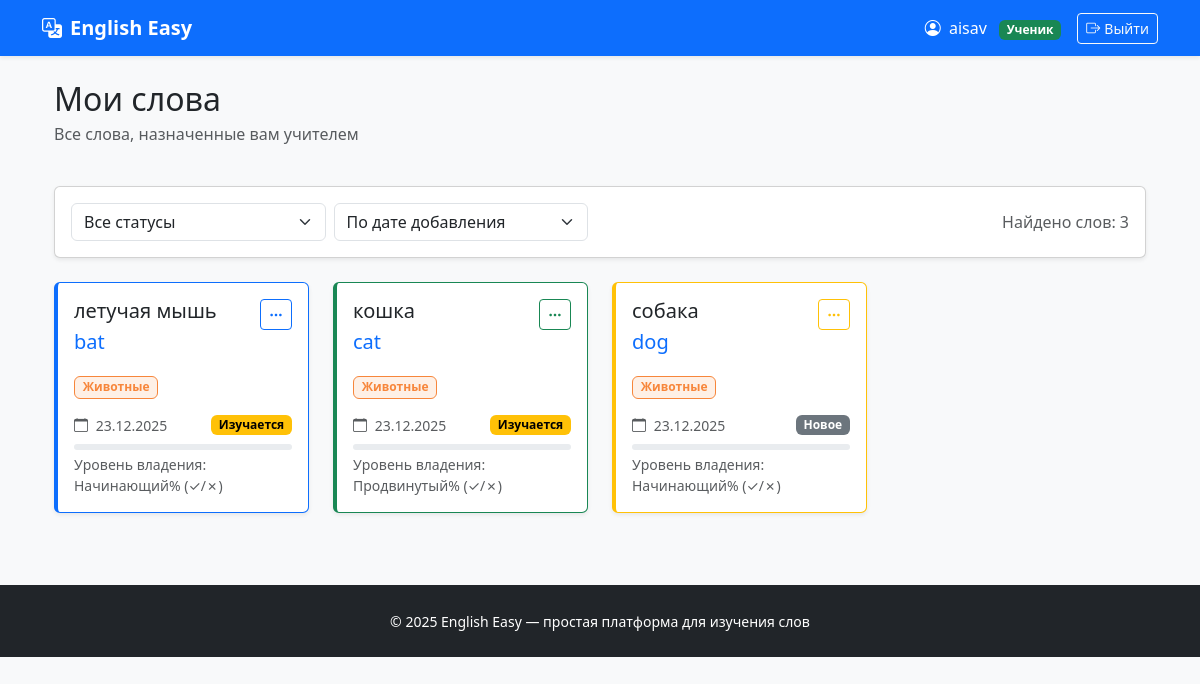
The page /vocabulary/student/words/ (signed in) on the database its author committed.
### users/models.py (models this page shows, shortened)
class User(AbstractUser):
    ROLE_CHOICES = (
        ('teacher', 'Учитель'),
        ('student', 'Ученик'),
    )
    role = models.CharField(max_length=10, choices=ROLE_CHOICES, default='student')
    def is_teacher(self):
        return self.role == 'teacher'
    def is_student(self):
        return self.role == 'student'

### vocabulary/models.py (models this page shows, shortened)
class StudentWord(models.Model):
    STATUS_CHOICES = (
        ('new', 'Новое'),
        ('learning', 'Изучается'),
        ('review', 'Повторение'),
        ('completed', 'Изучено'),
    )
    student = models.ForeignKey(
        settings.AUTH_USER_MODEL,
        on_delete=models.CASCADE,
        related_name='assigned_words',
        limit_choices_to={'role': 'student'}
    )
    assigned_by = models.ForeignKey(
        settings.AUTH_USER_MODEL,
        on_delete=models.SET_NULL,
        null=True,
        blank=True,
        related_name='assigned_words_by_teacher',
        verbose_name="Назначено учителем"
    )
    word = models.ForeignKey('Word', on_delete=models.CASCADE)
    assigned_at = models.DateTimeField("Назначено", auto_now_add=True)
    status = models.CharField("Статус", max_length=10, choices=STATUS_CHOICES, default='new')
    times_seen = models.IntegerField("Показов слова", default=0)
    times_attempted = models.IntegerField("Попыток ответа", default=0)
    times_correct = models.IntegerField("Правильных ответов", default=0)
    times_wrong = models.IntegerField("Неправильных ответов", default=0)
    total_response_time = models.IntegerField("Общее время ответов (мс)", default=0)
    avg_response_time = models.FloatField("Среднее время ответа (мс)", default=0.0)
    current_streak = models.IntegerField("Текущая серия правильных", default=0)
    longest_streak = models.IntegerField("Лучшая серия правильных", default=0)
    last_correct_date = models.DateTimeField("Последний правильный ответ", null=True, blank=True)
    first_seen = models.DateTimeField("Первое знакомство", auto_now_add=True)
    last_interaction = models.DateTimeField("Последнее взаимодействие", auto_now=True)
    class Meta:
        unique_together = ('student', 'word')
        ordering = ['-assigned_at']
        verbose_name = "Назначенное слово"
        verbose_name_plural = "Назначенные слова"
    def get_accuracy_percentage(self):
        if self.times_attempted == 0:
            return 0
        return (self.times_correct / self.times_attempted) * 100
    def get_mastery_level(self):
        accuracy = self.get_accuracy_percentage()
        if self.times_attempted == 0:
            return "Не изучено"
        elif accuracy >= 90 and self.current_streak >= 5:
            return "Мастер"
        elif accuracy >= 80 and self.current_streak >= 3:
            return "Продвинутый"
        elif accuracy >= 70:
            return "Средний"
        elif accuracy >= 50:
            return "Начинающий"
        else:
            return "Новичок"

class Word(models.Model):
    russian = models.CharField("Русский", max_length=100)
    english = models.CharField("English", max_length=100)
    topic = models.ForeignKey(
        Topic,
        null=True,
        blank=True,
        on_delete=models.SET_NULL,
        related_name='words'
    )
    created_at = models.DateTimeField(auto_now_add=True)
    class Meta:
        unique_together = ('russian', 'english')
        ordering = ['russian']
        verbose_name = "Слово"
        verbose_name_plural = "Слова"

class Topic(models.Model):
    name = models.CharField("Название темы", max_length=100)
    color = models.CharField("Цвет (HEX)", max_length=7, default="#3B82F6")
    created_at = models.DateTimeField(auto_now_add=True)
    class Meta:
        ordering = ['name']
        verbose_name = "Тема"
        verbose_name_plural = "Темы"

### vocabulary/views.py (the view)
# urls.py: path('student/words/', views.student_words_list, name='student_words'),
@login_required
def student_words_list(request):
    if not request.user.is_student():
        return redirect('dashboard:home')
    words = StudentWord.objects.filter(student=request.user)
    status = request.GET.get('status')
    if status and status != 'all':
        words = words.filter(status=status)
    sort_by = request.GET.get('sort', 'date')
    if sort_by == 'alphabet':
        words = words.order_by('word__russian')
    elif sort_by == 'topic':
        words = words.order_by('word__topic__name')
    else:
        words = words.order_by('-assigned_at')
    return render(request, 'vocabulary/student_words.html', {'words': words})

### vocabulary/templates/vocabulary/student_words.html (shortened to what this page needs)
{% extends 'base.html' %}
{% block content %}
<div class="container-fluid">
    <div class="row mb-4">
        <div class="col">
            <h1 class="h2 mb-1">Мои слова</h1>
            <p class="text-muted">Все слова, назначенные вам учителем</p>
        </div>
    </div>
    <div class="card shadow-sm mb-4">
        <div class="card-body py-3">
            <div class="row align-items-center">
                <div class="col-md-6 mb-2 mb-md-0">
                    <form method="get" class="d-flex">
                        <select name="status" class="form-select me-2" onchange="this.form.submit()">
                            <option value="all" {% if not request.GET.status or request.GET.status == 'all' %}selected{% endif %}>Все статусы</option>
                        </select>
                        <select name="sort" class="form-select" onchange="this.form.submit()">
                            <option value="date" {% if request.GET.sort == 'date' %}selected{% endif %}>По дате добавления</option>
                        </select>
                    </form>
                </div>
                <div class="col-md-6 text-md-end">
                    <span class="text-muted">Найдено слов: {{ words.count }}</span>
                </div>
            </div>
        </div>
    </div>
    {% if words %}
        <div class="row" id="wordsList">
            {% for student_word in words %}
                <div class="col-md-6 col-lg-4 col-xl-3 mb-4">
                    <div class="card word-card border-{% cycle 'primary' 'success' 'warning' 'info' 'danger' as cardcolor %} shadow-sm h-100">
                        <div class="card-body">
                            <div class="d-flex justify-content-between align-items-start mb-3">
                                <div>
                                    <h5 class="card-title mb-1">{{ student_word.word.russian }}</h5>
                                    <p class="card-text text-primary fs-5">{{ student_word.word.english }}</p>
                                </div>
                                <div class="dropdown">
                                    <button class="btn btn-sm btn-outline-{{ cardcolor }}" type="button" data-bs-toggle="dropdown">
                                        <i class="bi bi-three-dots"></i>
                                    </button>
                                </div>
                            </div>
                            {% if student_word.word.topic %}
                                <span class="badge mb-3" style="background-color: {{ student_word.word.topic.color }}20; color: {{ student_word.word.topic.color }}; border: 1px solid {{ student_word.word.topic.color }}">
                                    {{ student_word.word.topic.name }}
                                </span>
                            {% endif %}
                            <div class="d-flex justify-content-between align-items-center mb-2">
                                <small class="text-muted">
                                    <i class="bi bi-calendar me-1"></i>
                                    {{ student_word.assigned_at|date:"d.m.Y" }}
                                </small>
                                <span class="badge bg-{{ student_word.status }}">
                                    {{ student_word.get_status_display }}
                                </span>
                            </div>
                            <div class="progress" style="height: 6px;">
                            </div>
                            <small class="text-muted d-block mt-1">
                                Уровень владения: {{ student_word.get_mastery_level }}%
                                ({{ student_word.correct_answers }}✓/{{ student_word.wrong_answers }}✗)
                            </small>
                        </div>
                    </div>
                </div>
            {% endfor %}
        </div>
    {% endif %}
</div>
{% endblock %}

### templates/base.html (shortened to what this page needs)
<!DOCTYPE html>
<html lang="ru">
<head>
    <link href="https://cdn.jsdelivr.net/npm/bootstrap@5.3.3/dist/css/bootstrap.min.css" rel="stylesheet">
    <link href="https://cdn.jsdelivr.net/npm/bootstrap-icons@1.11.0/font/bootstrap-icons.css" rel="stylesheet">
</head>
<body>
<nav class="navbar navbar-expand-lg navbar-dark bg-primary shadow-sm">
    <div class="container">
        <a class="navbar-brand fw-bold" href="{% url 'users:home' %}">
            <i class="bi bi-translate me-2"></i>English Easy
        </a>
        <div class="navbar-nav ms-auto align-items-center">
            {% if user.is_authenticated %}
                <span class="text-white me-3">
                    <i class="bi bi-person-circle me-1"></i>
                    {{ user.username }}
                    {% if user.is_teacher %}
                        <span class="badge bg-light text-dark ms-2">Учитель</span>
                    {% else %}
                        <span class="badge bg-success text-white ms-2">Ученик</span>
                    {% endif %}
                </span>
                <form method="post" action="{% url 'users:logout' %}" class="d-inline">
                    <button type="submit" class="btn btn-outline-light btn-sm">
                        <i class="bi bi-box-arrow-right me-1"></i>Выйти
                    </button>
                </form>
            {% else %}
                <a href="{% url 'users:home' %}#login" class="btn btn-outline-light btn-sm">
                    <i class="bi bi-box-arrow-in-right me-1"></i>Вход
                </a>
            {% endif %}
        </div>
    </div>
</nav>
<main class="container mt-4 mb-5">
    {% block content %}
    {% endblock %}
</main>
<footer class="bg-dark text-white py-4 mt-auto">
    <div class="container text-center">
        <small>© 2025 English Easy — простая платформа для изучения слов</small>
    </div>
</footer>
</body>
</html>

### templates/base.html (style rules this page uses)
body { background: #f8f9fa; }
.navbar-brand { font-weight: 800; }

### vocabulary/templates/vocabulary/student_words.html (style rules this page uses)
.word-card { transition: transform 0.2s, box-shadow 0.2s; border-left: 4px solid; }
.bg-new { background-color: #6c757d; color: white; }
.bg-learning { background-color: #ffc107; color: black; }

### rows shown on the page
User: username "aisav"
StudentWord: word.russian "летучая мышь", word.english "bat", word.topic.name "Животные", assigned_at "23.12.2025", status "Изучается", get_mastery_level "Начинающий"
StudentWord: word.russian "кошка", word.english "cat", word.topic.name "Животные", assigned_at "23.12.2025", status "Изучается", get_mastery_level "Продвинутый"
StudentWord: word.russian "собака", word.english "dog", word.topic.name "Животные", assigned_at "23.12.2025", status "Новое", get_mastery_level "Начинающий"

### other values the page prints
{{ words.count }} "3"
